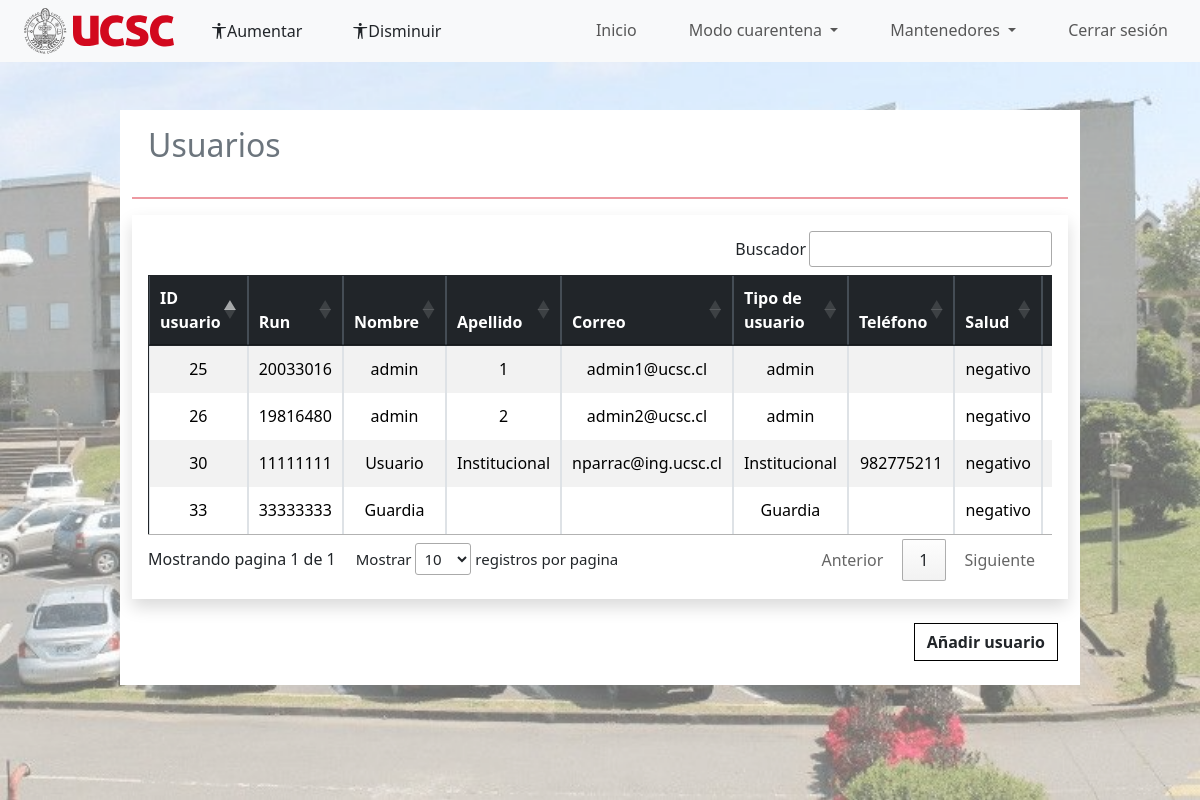
The app's page /index.php?p=admin/admin (signed in) with its own data.
### tables this page shows
CREATE TABLE `usuarios` (
  `id_usuario` int(11) NOT NULL,
  `run` int(10) DEFAULT NULL,
  `nombre` varchar(50) NOT NULL,
  `apellido` varchar(30) DEFAULT NULL,
  `correo` varchar(30) DEFAULT NULL,
  `correo_secundario` varchar(30) DEFAULT NULL,
  `tipo_usuario` text NOT NULL,
  `telefono` int(10) DEFAULT NULL,
  `salud` varchar(20) DEFAULT NULL,
  `foto` varchar(70) DEFAULT NULL,
  `contraseña` varchar(80) NOT NULL,
  `estado` tinyint(1) NOT NULL,
  `token` varchar(255) DEFAULT NULL,
  `cuarentena` tinyint(1) NOT NULL
);

### index.php (called while the page is built, shortened)
<?php
$pagina = isset($_GET['p']) ? strtolower($_GET['p']) : 'auth/login';
switch ($pagina) {
    case 'admin/admin':
        $navbarType = 'type3';
        break;
}
require_once 'includes/header.php';
require_once 'pages/' . $pagina . '.php';

### pages/admin/admin.php (the view, shortened to what this page needs)
<div class="container-fluid">
        <div class="container-fluid">
            <div class="row">
                <div class="col-10 bg-white offset-1 mt-5 ">
                    <div class="h2 p-3 text-secondary ">Usuarios</div>
                    <hr class="border border-danger border-1 opacity-50 ">
                    <div class="table-responsive shadow p-3" >
                        <table class="table table-hover table-bordered border-dark  table-striped text-center" id="miTabla" >
                            <thead class="table-dark">
                                <tr >
                                    <th scope="col">ID usuario</th>
                                    <th scope="col">Run</th>
                                    <th scope="col">Nombre</th>
                                    <th scope="col">Apellido</th>
                                    <th scope="col">Correo</th>
                                    <th scope="col">Tipo de usuario</th>
                                    <th scope="col">Teléfono</th>
                                    <th scope="col">Salud</th>
                                    <th scope="col">Contraseña</th>
                                </tr>
                            </thead>
                            <tbody class="table-group-divider ">
                                <?php
                                require __DIR__ . '/../../modelo/conexion.php';
                                $sql = "SELECT * FROM usuarios";
                                $resultado = mysqli_query($conexion, "$sql");
                                while ($row = mysqli_fetch_assoc($resultado)) {
                                    echo "<tr id='{$row["id_usuario"]}'>";
                                    echo "<td data-target='id_usuario'>" . $row["id_usuario"] . "</td>";
                                    echo "<td data-target='run'>" . $row["run"] . "</td>";
                                    echo "<td data-target='nombre'>" . $row["nombre"] . "</td>";
                                    echo "<td data-target='apellido'>" . $row["apellido"] . "</td>";
                                    echo "<td data-target='correo'>" . $row["correo"] . "</td>";
                                    echo "<td data-target='tipo_usuario'>" . $row["tipo_usuario"] . "</td>";
                                    echo "<td data-target='telefono'>" . $row["telefono"] . "</td>";
                                    echo "<td data-target='salud'>" . $row["salud"] . "</td>";
                                    echo "<td data-target='contraseña'>" . $row["contraseña"] . "</td>";
                                    echo "</tr>";
                                }
                                ?>
                            </tbody>
                        </table>
                    </div>
                    <div class="d-flex justify-content-end mt-4">
                        <button type="submit" class="btn custom-btn  fw-semibold  mb-4 añadir_vehiculo rounded-0" name="añadir" data-bs-toggle="modal" data-bs-target="#nuevomodalAdmin">Añadir usuario</button>
                    </div>
                </div>
            </div>
        </div>
    </div>

### includes/header.php (shortened to what this page needs)
<!doctype html>
<html lang="es">
<head>
    <link rel="stylesheet" href="css/login_register.css">
    <link rel="stylesheet" href="css/style_inicio.css">
    <link rel="stylesheet" href="css/style-perfil.css">
    <link rel="stylesheet" href="css/odometer-theme-car.css">
    <link rel="stylesheet" href="css/botones.css">
    <link rel="stylesheet" href="css/estrellas.css">
    <link rel="stylesheet" href="https://stackpath.bootstrapcdn.com/bootstrap/4.3.1/css/bootstrap.min.css">
    <link rel="stylesheet" href="https://cdn.jsdelivr.net/npm/bootstrap@5.3.2/dist/css/bootstrap.min.css">
    <link rel="stylesheet" href="https://cdn.jsdelivr.net/npm/bootstrap-icons@1.11.1/font/bootstrap-icons.css">
    <link rel="stylesheet" href="//cdn.datatables.net/1.13.7/css/jquery.dataTables.min.css">
</head>
<body data-bs-theme="light">
    <?php require_once 'includes/navbar.php'; ?>

### includes/navbar.php (shortened to what this page needs)
<?php
$page = isset($_GET['p']) ? $_GET['p'] : '';
if ($navbarType === 'type1') {
  if (!isset($_SESSION['tipo_usuario'])) {
    header("Location: index.php?p=auth/login");
  }
  echo ' <div class="container-fluid">
  <div class="row ">
      <div class="col-10 offset-1">
          <nav class="navbar navbar-expand-lg ">
              <div class="container-fluid">
                  <img src="img/main-logo.svg" class="img-fluid logo" alt="logo">
                  <button onclick="cambiarTema()" class="btn rounded-fill ml-4"><i id="dl-icon" class="bi bi-moon-fill"></i></button>
                  <button onclick="cambiarTamanioLetra(\'aumentar\')" class="btn rounded-fill ml-4"><i id="dl-icon2" class="bi bi-universal-access"></i>Aumentar</button>
                  <button onclick="cambiarTamanioLetra(\'disminuir\')" class="btn rounded-fill ml-4"><i id="dl-icon3" class="bi bi-universal-access"></i>Disminuir</button>
                  <button class="navbar-toggler" type="button" data-bs-toggle="collapse"
                      data-bs-target="#navbarTogglerDemo02" aria-controls="navbarTogglerDemo02"
                      aria-expanded="false" aria-label="Toggle navigation">
                      <span class="navbar-toggler-icon"></span>
                  </button>
                  <div class="collapse navbar-collapse" id="navbarTogglerDemo02">
                      <ul class="navbar-nav nav-underline ms-auto mb-2 mb-lg-0">
                      <li class="nav-item">
                      <a class="nav-link ' . ($page === 'inicio' ? 'active' : '') . '" href="index.php?p=inicio">Inicio</a>
                    </li> ';
  if ($_SESSION['tipo_usuario'] !== 'admin') {
    echo '<li class="nav-item">
              <a class="nav-link ' . ($page === 'vehiculos/mis_vehiculos' ? 'active' : '') . '" href="index.php?p=vehiculos/mis_vehiculos">Mis vehículos</a>
            </li>
            <li class="nav-item">
              <a class="nav-link ' . ($page === 'perfil/perfil' ? 'active' : '') . '" href="index.php?p=perfil/perfil">Perfil</a>
            </li>';
  } else {
    echo '<li class="nav-item">
  <a class="nav-link ' . ($page === 'admin/admin_vehiculos' ? 'active' : '') . '" href="index.php?p=admin/admin_vehiculos">Vehículos</a>
</li>
<li class="nav-item">
<a class="nav-link ' . ($page === 'admin/admin' ? 'active' : '') . '" href="index.php?p=admin/admin">Usuarios</a>
</li>';
  }
  echo '<li class="nav-item ml">
                      <a class="nav-link ' . ($page === 'auth/actions/controlador_logout' ? 'active' : '') . '" href="index.php?p=auth/actions/controlador_logout">Cerrar sesión</a>
                    </li>
                  </ul>
                      </ul>
                  </div>
              </div>
          </nav>
      </div>
  </div>';
} elseif ($navbarType === 'type3') {
  echo ' <div class="container-fluid fondo-perfil">
  <div class="row bg-light">
      <div class="col-12">
          <nav class="navbar navbar-expand-lg bg-body-tertiary">
              <div class="container-fluid">
                  <img src="img/main-logo.svg" class="img-fluid logo" alt="logo">
                  <button onclick="cambiarTamanioLetra(\'aumentar\')" class="btn rounded-fill ml-4"><i id="dl-icon2" class="bi bi-universal-access"></i>Aumentar</button>
                  <button onclick="cambiarTamanioLetra(\'disminuir\')" class="btn rounded-fill ml-4"><i id="dl-icon3" class="bi bi-universal-access"></i>Disminuir</button>
                  <button class="navbar-toggler" type="button" data-bs-toggle="collapse"
                      data-bs-target="#navbarTogglerDemo02" aria-controls="navbarTogglerDemo02"
                      aria-expanded="false" aria-label="Toggle navigation">
                      <span class="navbar-toggler-icon"></span>
                  </button>
                  <div class="collapse navbar-collapse" id="navbarTogglerDemo02">
                      <ul class="navbar-nav nav-underline ms-auto mb-2 mb-lg-0">
                      <li class="nav-item">
                      <a class="nav-link ' . ($page === 'inicio' ? 'active' : '') . '" href="index.php?p=inicio">Inicio</a>
                    </li> ';
  if ($_SESSION['tipo_usuario'] !== 'admin') {
    echo '<li class="nav-item">
              <a class="nav-link ' . ($page === 'vehiculos/mis_vehiculos' ? 'active' : '') . '" href="index.php?p=vehiculos/mis_vehiculos">Mis vehículos</a>
            </li>
            <li class="nav-item">
              <a class="nav-link ' . ($page === 'perfil/perfil' ? 'active' : '') . '" href="index.php?p=perfil/perfil">Perfil</a>
            </li>';
  } else {
    echo '<li class="nav-item dropdown">
    <a class="nav-link dropdown-toggle" href="#" id="mantenedoresDropdown" role="button" data-bs-toggle="dropdown" aria-haspopup="true" aria-expanded="false">
    Modo cuarentena
  </a>
  <div class="dropdown-menu drop" aria-labelledby="mantenedoresDropdown">
    <a class="dropdown-item" href="index.php?p=admin/actions/activarCuarentena">Activar cuarentena</a>
    <a class="dropdown-item" href="index.php?p=admin/actions/desactivarCuarentena">Desactivar cuarentena</a>
    </div>
</li>';
    echo '<li class="nav-item dropdown">
    <a class="nav-link dropdown-toggle" href="#" id="mantenedoresDropdown" role="button" data-bs-toggle="dropdown" aria-haspopup="true" aria-expanded="false">
    Mantenedores
  </a>
  <div class="dropdown-menu drop" aria-labelledby="mantenedoresDropdown">
    <a class="dropdown-item ' . ($page === 'admin/admin' ? 'active' : '') . '" href="index.php?p=admin/admin">Usuarios</a>
    <a class="dropdown-item ' . ($page === 'admin/admin_vehiculos' ? 'active' : '') . '" href="index.php?p=admin/admin_vehiculos">Vehículos</a>
    <a class="dropdown-item ' . ($page === 'admin/admin_tipo_usuario' ? 'active' : '') . '" href="index.php?p=admin/admin_tipo_usuario">Tipo usuario</a>
    <a class="dropdown-item ' . ($page === 'admin/admin_tipo_vehiculo' ? 'active' : '') . '" href="index.php?p=admin/admin_tipo_vehiculo">Tipo vehículo</a>
    <a class="dropdown-item ' . ($page === 'admin/admin_establecimientos' ? 'active' : '') . '" href="index.php?p=admin/admin_establecimientos">Establecimientos</a>
    <a class="dropdown-item ' . ($page === 'admin/casetas' ? 'active' : '') . '" href="index.php?p=admin/casetas">Casetas</a>
    <a class="dropdown-item ' . ($page === 'admin/admin_guardia' ? 'active' : '') . '" href="index.php?p=admin/admin_guardia">Guardias</a>
    <a class="dropdown-item ' . ($page === 'admin/admin_comunas' ? 'active' : '') . '" href="index.php?p=admin/admin_comunas">Comunas</a>
    <a class="dropdown-item ' . ($page === 'admin/admin_regiones' ? 'active' : '') . '" href="index.php?p=admin/admin_regiones">Regiones</a>
    <a class="dropdown-item ' . ($page === 'admin/admin_color' ? 'active' : '') . '" href="index.php?p=admin/admin_color">Colores</a>
    <a class="dropdown-item ' . ($page === 'admin/admin_modelo' ? 'active' : '') . '" href="index.php?p=admin/admin_modelo">Modelos</a>
    </div>
</li>';
  }
  echo '<li class="nav-item ml">
                      <a class="nav-link ' . ($page === 'auth/actions/controlador_logout' ? 'active' : '') . '" href="index.php?p=auth/actions/controlador_logout">Cerrar sesión</a>
                    </li>
                  </ul>
                      </ul>
                  </div>
              </div>
          </nav>
      </div>
  </div>';
} elseif ($navbarType === 'default') {
  echo ' <div class="row bg-light">  </div> ';
}

### css/login_register.css (style rules this page uses)
.fondo-perfil { background-image: url("../img/fondo_perfil_admin_vehiculos.png"); background-size: cover; background-repeat: no-repeat; height: 100vh; }

### css/style_inicio.css (style rules this page uses)
* { margin: 0; padding: 0; }
.logo { width: 150px !important; }
ul > li { margin-left: 20px; }
.añadir_vehiculo { margin-right: 10px; }

### css/style-perfil.css (style rules this page uses)
.logo { width: 150px !important; }
ul>li { margin-left: 20px; }
#miTabla tbody td { text-align: center !important; }

### css/botones.css (style rules this page uses)
.custom-btn { background-color: #fff; color: #000000; transition: background-color 0.7s ease !important; border: 1px solid #000 !important; cursor: pointer; }

### records on screen
usuarios: id_usuario "25", run "20033016", nombre "admin", apellido "1", correo "admin1@ucsc.cl", tipo_usuario "admin", salud "negativo"
usuarios: id_usuario "26", run "19816480", nombre "admin", apellido "2", correo "admin2@ucsc.cl", tipo_usuario "admin", salud "negativo"
usuarios: id_usuario "30", run "11111111", nombre "Usuario", apellido "Institucional", correo "nparrac@ing.ucsc.cl", tipo_usuario "Institucional", telefono "982775211", salud "negativo"
usuarios: id_usuario "33", run "33333333", nombre "Guardia", tipo_usuario "Guardia", salud "negativo"
